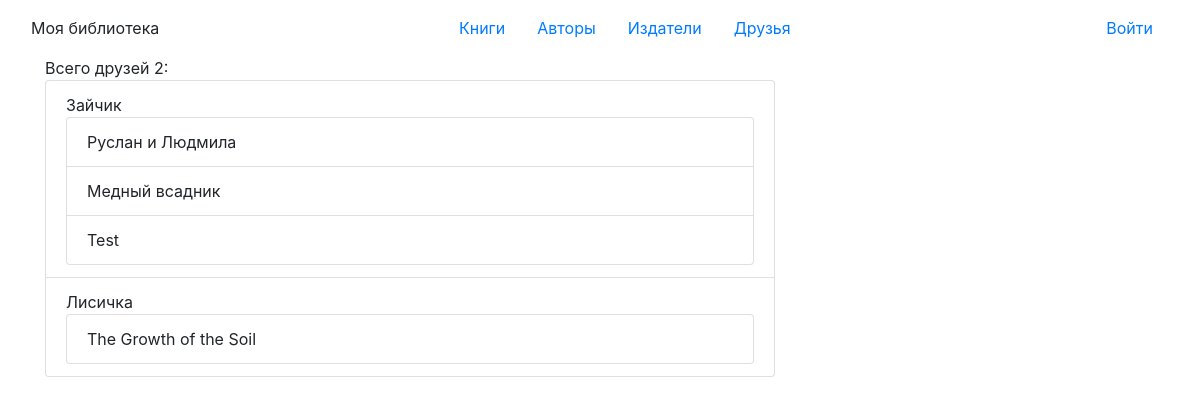
Page /friends/ on the committed database.
### p_library/models.py (models this page shows, shortened)
class Friend(models.Model):
    name = models.CharField(max_length=32)

class Book(models.Model):
    ISBN = models.CharField(max_length=13)
    title = models.TextField()
    description = models.TextField()
    year_release = models.SmallIntegerField()
    author = models.ForeignKey(Author, on_delete=models.CASCADE, related_name='books')
    publisher = models.ForeignKey(Publisher, on_delete=models.CASCADE, related_name='books')
    friend = models.ForeignKey(Friend, on_delete=models.CASCADE, null=True, related_name='books', blank=True)
    copy_count = models.SmallIntegerField(default=1)
    price = models.DecimalField(max_digits=6,decimal_places=2)
    cover = models.ImageField(upload_to='covers/%Y/%m/%d', blank=True)

### p_library/views.py (the view)
# urls.py: path('friends/', views.friend, name='friends'),
def friend(request):
    template = loader.get_template('friend.html')
    friends = Friend.objects.all()
    data = {
        "friends": friends,
    }
    return HttpResponse(template.render(data, request))

### templates/friend.html
{% extends 'base.html' %}
{% block content %}
Всего друзей {{ friends|length }}:
<ul class="list-group">
	{% for friend in friends %}
	<li class="list-group-item">
		{{ friend.name }}
		<ul class="list-group">
			{% for book in friend.books.all %}
			<li class="list-group-item"> {{ book.title }}</li>
			{% endfor %}
		</ul>
	</li>
	{% endfor %}
</ul>
{% endblock %}

### rows in the picture
Friend: name "Зайчик"
Book: title "Руслан и Людмила"
Book: title "Медный всадник"
Book: title "Test"
Friend: name "Лисичка"
Book: title "The Growth of the Soil"

### other values in the picture
{{ friends|length }} "2"
